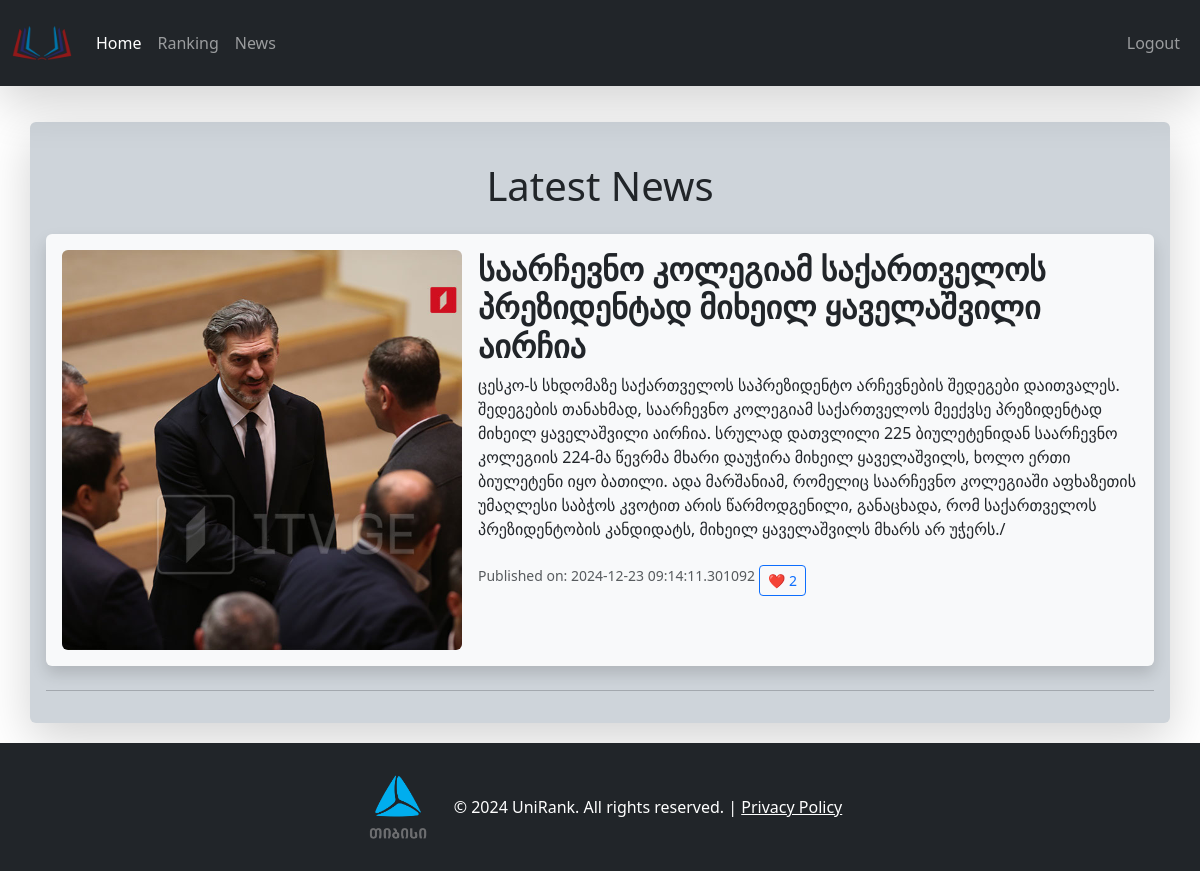
The page /news (signed in) on the database its author committed.
### models.py (models this page shows)
class News(db.Model):
    id = db.Column(db.Integer, primary_key=True)
    title = db.Column(db.String(100), nullable=False)
    content = db.Column(db.Text, nullable=False)
    image = db.Column(db.String(255), nullable=True)
    date = db.Column(db.DateTime, nullable=False, default=datetime)

### routes.py (the view)
@app.route('/news', methods=['GET'])
@login_required
def news_page():
    news_items = News.query.all()
    return render_template('news_page.html', news=news_items)

### models.py (called while the page is built)
@login_manager.user_loader
def load_user(user_id):
    return User.query.get(int(user_id))

### templates/news_page.html (shortened to what this page needs)
{% extends 'base.html' %}
{% block body %}
<div class="container shadow-lg rounded p-3 mt-3 bg-dark-subtle">
    <h1 class="page-title text-center my-4">Latest News</h1>
    {% for item in news %}
    <div class="news-item bg-light p-3 mb-4 rounded shadow d-flex flex-column flex-md-row align-items-start">
        <img src="{{ url_for('static', filename=item.image) }}" alt="News Image" class="img-fluid rounded mb-3 mb-md-0" style="width: 400px; height: 400px; object-fit: cover;">
        <div class="news-content ms-3">
            <h2 class="news-title fw-bold">{{ item.title }}</h2>
            <p>{{ item.content }}</p>
            <small class="text-muted">Published on: {{ item.date }}</small>
            <button
                class="like-btn btn btn-outline-primary btn-sm mt-2"
                data-news-id="{{ item.id }}">
                ❤️ {{ item.likes|length }}
            </button>
        </div>
    </div>
    <hr>
    {% endfor %}
</div>
{% endblock %}

### templates/base.html (shortened to what this page needs)
<!DOCTYPE html>
<html lang="en">
<head>
    <link href="https://cdn.jsdelivr.net/npm/bootstrap@5.3.0-alpha1/dist/css/bootstrap.min.css" rel="stylesheet">
</head>
<body>
    {% include 'navbar.html' %}
    <main class="content">
        {% block body %}{% endblock %}
    </main>
    {% include 'footer.html' %}
</body>
</html>

### templates/navbar.html (shortened to what this page needs)
<nav class="navbar navbar-expand-lg navbar-dark bg-dark text-white shadow-lg">
    <div class="container-fluid">
        <div class="collapse navbar-collapse" id="navbarTogglerDemo01">
            <a class="navbar-brand" href="{{ url_for('home') }}">
                <img src="{{ url_for('static', filename='—Pngtree—open book design_3552582.png') }}" alt="UniRank Logo" style="max-width: 60px;">
            </a>
            <ul class="navbar-nav me-auto mb-2 mb-lg-0">
                <li class="nav-item">
                    <a class="nav-link active" aria-current="page" href="{{ url_for('home') }}">Home</a>
                </li>
                <li class="nav-item">
                    <a class="nav-link" href="{{ url_for('ranking') }}">Ranking</a>
                </li>
                <li class="nav-item">
                    <a class="nav-link" href="{{ url_for('news_page') }}">News</a>
                </li>
            </ul>
            <ul class="navbar-nav ms-3">
            {% if current_user.is_authenticated %}
             <li class="nav-item">
            <a class="nav-link" href="{{ url_for('logout') }}">Logout</a>
             </li>
            {% endif %}
            </ul>
        </div>
    </div>
</nav>

### templates/footer.html
<footer class="bg-dark text-white py-4">
    <div class="d-flex justify-content-center align-items-center">
        <a href="https://www.tbceducation.ge/" target="_blank">
            <img src="{{ url_for('static', filename='tbc-logo.png') }}" alt="UniRank Logo" class="footer-logo" style="max-width: 80px; height: auto;">
        </a>
        <p class="mb-0 ms-3">&copy; 2024 UniRank. All rights reserved. | <a href="#" class="text-white">Privacy Policy</a></p>
    </div>
</footer>

### templates/base.html (style rules this page uses)
html, body { height: 100%; margin: 0; display: flex; flex-direction: column; }
.content { flex: 1; padding: 20px; }
footer { background-color: #333; color: white; text-align: center; padding: 10px; margin-top: auto; }
main { flex-grow: 1; }

### rows shown on the page
News: image (picture), title "საარჩევნო კოლეგიამ საქართველოს პრეზიდენტად მიხეილ ყაველაშვილი აირჩია", content "ცესკო-ს სხდომაზე საქართველოს საპრეზიდენტო არჩევნების შედეგები დაითვალეს. შედეგების თანახმად, საარჩევნო კოლეგიამ საქართველოს მეექვსე პრეზიდენტად მიხეილ ყაველაშვილი აირჩია. სრულად დათვლილი 225 ბიულეტენიდან საარჩევნო კოლეგიის 224-მა წევრმა მხარი დაუჭირა მიხეილ ყაველაშვილს, ხოლო ერთი ბიულეტენი იყო ბათილი. ადა მარშანიამ, რომელიც საარჩევნო კოლეგიაში აფხაზეთის უმაღლესი საბჭოს კვოტით არის წარმოდგენილი, განაცხადა, რომ საქართველოს პრეზიდენტობის კანდიდატს, მიხეილ ყაველაშვილს მხარს არ უჭერს./", date "2024-12-23 09:14:11.301092", likes|length "2"
